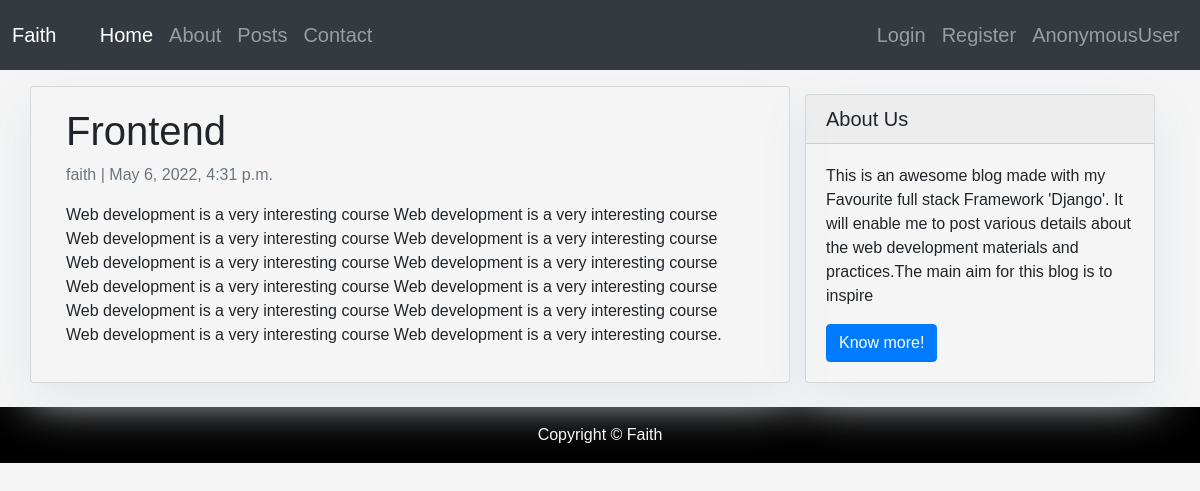
Page /3 on the committed database.
### Blog/models.py (models this page shows, shortened)
class Post(models.Model):
    title = models.CharField(max_length=200, unique=True)
    slug = models.SlugField(max_length=200, unique=True)
    author = models.ForeignKey(User, on_delete= models.CASCADE,related_name='blog_posts')
    updated_on = models.DateTimeField(auto_now= True)
    content = models.TextField()
    created_on = models.DateTimeField(auto_now_add=True)
    status = models.IntegerField(choices=STATUS, default=0)
    class Meta:
        ordering = ['-created_on']

### Blog/views.py (the view)
# urls.py: path('<int:pk>',views.postDetail,name='postDetail'),
def postDetail(request,pk):
    post = Post.objects.get(pk=pk)
    context = {'post':post}
    return render(request,'post-detail.html',context)

### Blog/templates/post-detail.html
{% extends 'base.html' %} {% block content %}
<div class="container">
  <div class="row">
    <div class="col-md-8 card mb-4  mt-3 left  top">
      <div class="card-body">
        <h1>{% block title %} {{post.title}} {% endblock title %}</h1>
        <p class=" text-muted">{{ post.author }} | {{ post.created_on }}</p>
        <p class="card-text ">{{ post.content | safe }}</p>
      </div>
    </div>
    {% block sidebar %} {% include 'sidebar.html' %} {% endblock sidebar %}
  </div>
</div>
{% endblock content %}

### Blog/static/css/main.css (style rules this page uses)
body { background-color: whitesmoke; }
* { box-sizing: border-box; font-family: 'Courier New Regular', sans-serif; }
.card { background-color: rgba(245, 245, 245, 0.4); }

### Blog/templates/sidebar.html (style rules this page uses)
.card { box-shadow: 0 16px 48px #E3E7EB; }

### rows in the picture
Post: title "Frontend", author "faith", created_on "May 6, 2022, 4:31 p.m.", content "Web development is a very interesting course Web development is a very interesting course Web development is a very interesting course Web development is a very interesting course Web development is a very interesting course Web development is a very interesting course Web development is a very interesting course Web development is a very interesting course Web development is a very interesting course Web development is a very interesting course Web development is a very interesting course Web development is a very interesting course."

### other values in the picture
{{ user }} "AnonymousUser"
